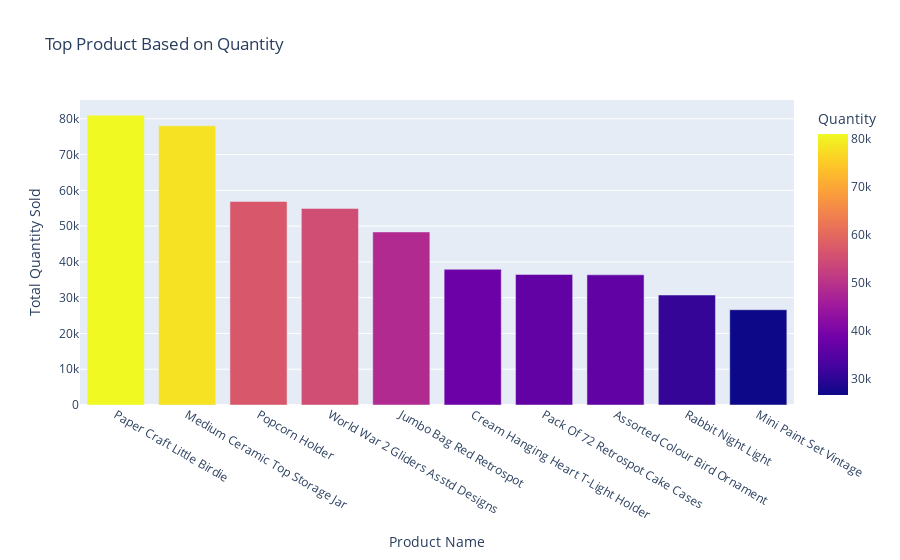

The notebook cell this image was saved under:
### Code cell
# Grouping ProductName with Quantity
top_product = df_surplus.groupby(['ProductName'])['Quantity'].sum().reset_index()
top_product = top_product.sort_values(by=['Quantity'], ascending = False)

# Creating Diagram Bar to determine which country has top revenue
fig = px.bar(top_product.head(10), x='ProductName', y='Quantity', color='Quantity', title='Top Product Based on Quantity')
fig.update_xaxes(title='Product Name')
fig.update_yaxes(title='Total Quantity Sold')
fig.show()

### Figure 1 — Plotly figure (JSON) as saved in the notebook; plotly's stock layout.template omitted (floating-point values rounded to 4 significant figures)
{"data": [{"alignmentgroup": "True", "hovertemplate": "ProductName=%{x}<br>Quantity=%{marker.color}<extra></extra>", "legendgroup": "", "marker": {"color": [80995, 78033, 56902, 54951, 48375, 37937, 36492, 36394, 30742, 26633], "coloraxis": "coloraxis", "pattern": {"shape": ""}}, "name": "", "offsetgroup": "", "orientation": "v", "showlegend": false, "textposition": "auto", "type": "bar", "x": ["Paper Craft Little Birdie", "Medium Ceramic Top Storage Jar", "Popcorn Holder", "World War 2 Gliders Asstd Designs", "Jumbo Bag Red Retrospot", "Cream Hanging Heart T-Light Holder", "Pack Of 72 Retrospot Cake Cases", "Assorted Colour Bird Ornament", "Rabbit Night Light", "Mini Paint Set Vintage"], "xaxis": "x", "y": [80995, 78033, 56902, 54951, 48375, 37937, 36492, 36394, 30742, 26633], "yaxis": "y"}], "layout": {"barmode": "relative", "coloraxis": {"colorbar": {"title": {"text": "Quantity"}}, "colorscale": [[0, "#0d0887"], [0.1111, "#46039f"], [0.2222, "#7201a8"], [0.3333, "#9c179e"], [0.4444, "#bd3786"], [0.5556, "#d8576b"], [0.6667, "#ed7953"], [0.7778, "#fb9f3a"], [0.8889, "#fdca26"], [1, "#f0f921"]]}, "legend": {"tracegroupgap": 0}, "title": {"text": "Top Product Based on Quantity"}, "xaxis": {"anchor": "y", "domain": [0, 1], "title": {"text": "Product Name"}}, "yaxis": {"anchor": "x", "domain": [0, 1], "title": {"text": "Total Quantity Sold"}}}}
